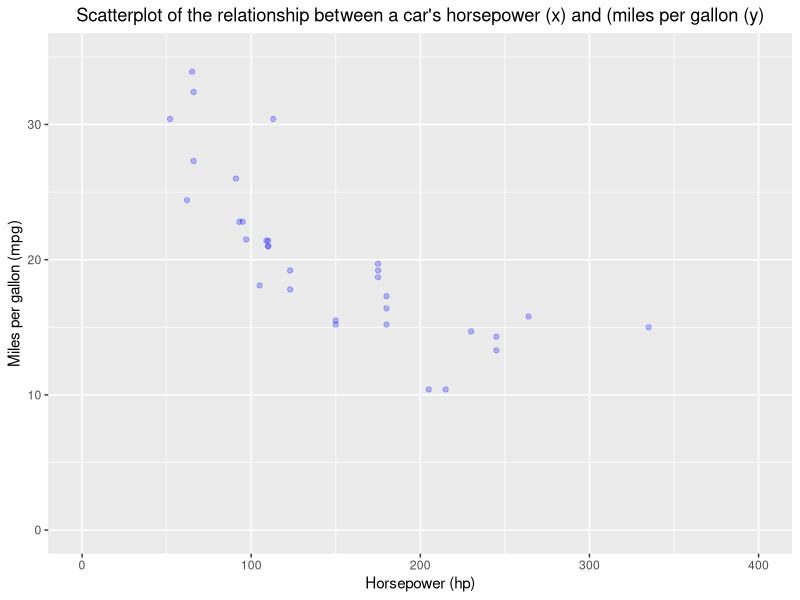

Write R code to recreate this figure.
## ---- chunk 1

# Install and load ggplot2
install.packages("ggplot2", repos = "http://cran.us.r-project.org")
library(ggplot2)

# Create chart
ggplot(mtcars, aes(hp, mpg)) + geom_point(alpha = 0.25, color = 'blue') + theme(legend.position="none") + ggtitle("Scatterplot of the relationship between a car's horsepower (x) and (miles per gallon (y)") + xlab("Horsepower (hp)") + ylab("Miles per gallon (mpg)") + theme(plot.title = element_text(hjust = 0.5)) + xlim(0, 400) + ylim(0, 35)


